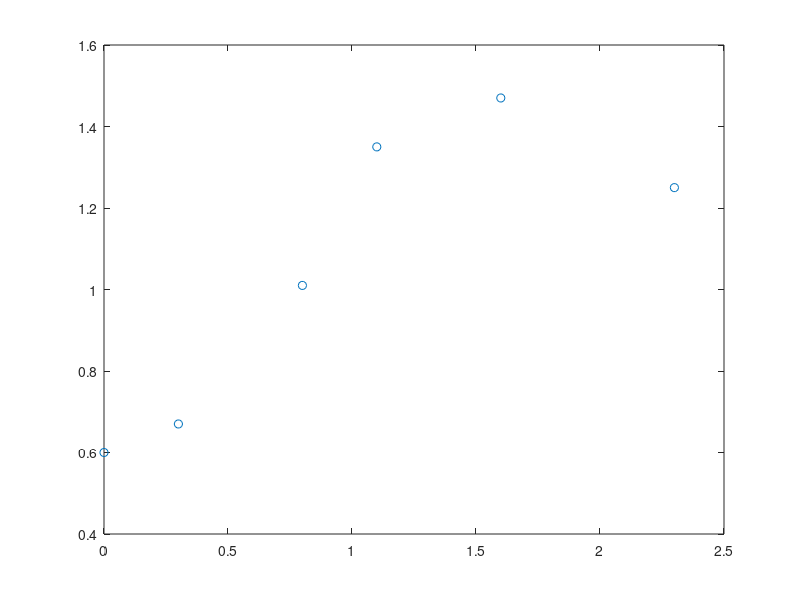
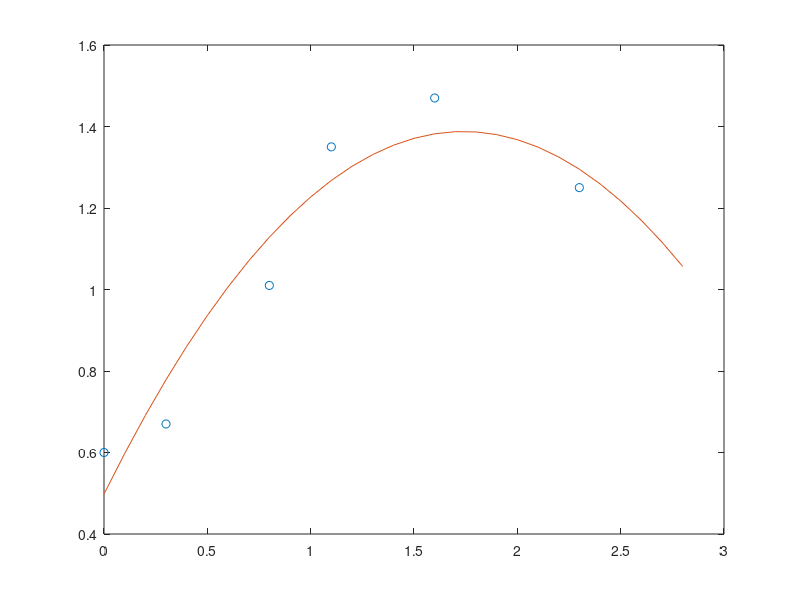
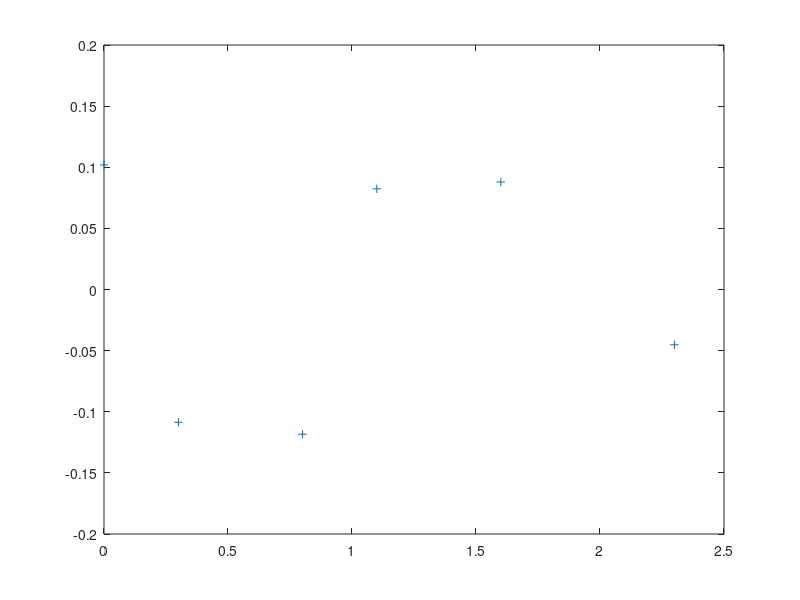
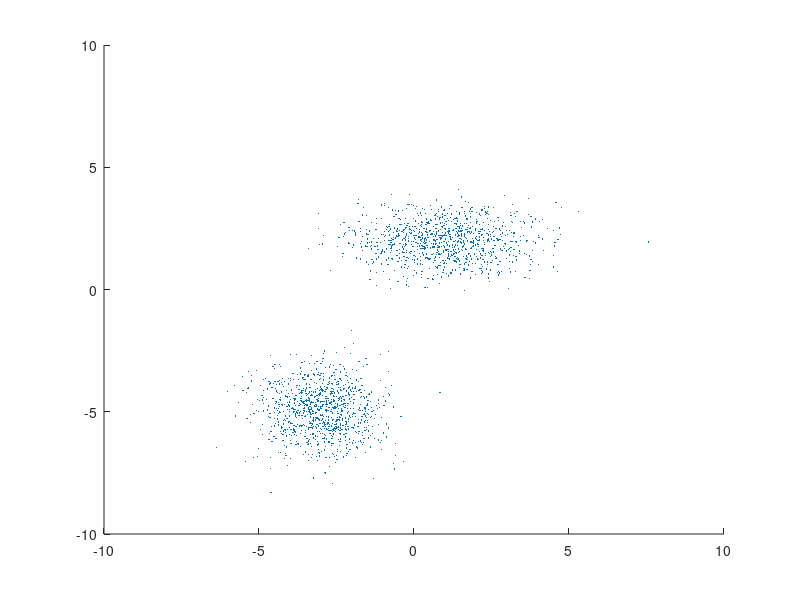

The MATLAB script that drew these images, in order: (Note: this script raises an error after producing the figures.)
function varargout = ResBarsFun(varargin)




%%
%==========================================================%
% For example, suppose you measure a quantity y at several values of time t:

t = [0 0.3 0.8 1.1 1.6 2.3];
y = [0.6 0.67 1.01 1.35 1.47 1.25];
plot(t,y,'o')


% You can try modeling this data using a second-degree polynomial function:
% The unknown coefficients a0, a1, and a2 are computed by minimizing the sum of the 
% squares of the deviations of the data from the model (least-squares fit).
% To find the polynomial coefficients, type the following at the MATLAB prompt:

p=polyfit(t,y,2)


% MATLAB calculates the polynomial coefficients in descending powers:
% p = -0.2942    1.0231    0.4981
% The second-degree polynomial model of the data is given by the following equation:
% To plot the model with the data, evaluate the polynomial at uniformly spaced times 
% t2 and overlay the original data on a plot:

t2 = 0:0.1:2.8;     % Define a uniformly spaced time vector
y2=polyval(p,t2);   % Evaluate the polynomial at t2
figure
plot(t,y,'o',t2,y2) % Plot the fit on top of the data 
                    % in a new Figure window


					
% Use the following syntax to calculate the residuals:

y2=polyval(p,t); % Evaluate model at the data time vector
res=y-y2; % Calculate the residuals by subtracting
figure, plot(t,res,'+') % Plot the residuals


% Repeat the exercise, this time using a fifth-degree polynomial from polyfit:

p5= polyfit(t,y,5)

% p5 = 0.7303   -3.5892    5.4281   -2.5175    0.5910    0.6000

y3 = polyval(p5,t2);   % Evaluate the polynomial at t2
figure
plot(t,y,'o',t2,y3) % Plot the fit on top of the data 
                    % in a new Figure window
%%
%==========================================================%

% errorbar(Y,E) plots Y and draws an error bar at each element of Y. The error bar 
% is a distance of E(i) above and below the curve so that each bar is symmetric and 2*E(i) long.

%==========================================================%
MU1 = [1 2];
SIGMA1 = [2 0; 0 .5];
MU2 = [-3 -5];
SIGMA2 = [1 0; 0 1];
X = [mvnrnd(MU1,SIGMA1,1000);
mvnrnd(MU2,SIGMA2,1000)];
scatter(X(:,1),X(:,2),10,'.')
options = statset('Display','final');
obj = gmdistribution.fit(X,2,'Options',options);
hold on
h = ezcontour(@(x,y)pdf(obj,[x y]),[-8 6],[-8 6]);
hold off
%==========================================================%

y1 = [2 3 5 7 8 5];

t = 1:(size(y,2));
p=polyfit(t,y,2)
t2 = 0:0.1:max(y);     % Define a uniformly spaced time vector
y2=polyval(p,t2);   % Evaluate the polynomial at t2
figure
plot(t,y,'o',t2,y2)
errorbar(y,E)



%%
%==========================================================%
redaterO=reDATAG2SLOTSDATA;
redater = redaterO;

for c = 1:numel(redater); for now = 1:numel(redater{1}(1,:));
redater2(:,now) = redater{1,now}(:,c);
end; redater3{c}=redater2; end;

reda3Mu = [mean(redater3{1},2)]';
reda3Sd = [std(redater3{1},0,2)]';
reda3Se = [reda3Sd./sqrt(numel(redater3{1}(1,:)))];

t_reda3Mu = 1:(size(reda3Mu,2));
p_reda3Mu = polyfit(t_reda3Mu,reda3Mu,6);
t2_reda3Mu = 1:0.1:max(t_reda3Mu);
y2_reda3Mu = polyval(p_reda3Mu,t2_reda3Mu);
%[y2p,y2d] = polyconf(p_reda3Mu,t_reda3Mu,y2_reda3Mu)

y_Mu = reda3Mu;
x_Mu = 1:(size(y_Mu,2));
xx_Mu = 1:0.1:max(x_Mu);
yy_Mu = spline(x_Mu,y_Mu,xx_Mu);


resSe1 = [];
linstps = round(numel(yy_Mu)/numel(reda3Se));
redo=1;
for red2 = 2:numel(reda3Se)
red1=red2-1;
resSe1(:,redo:(redo-1+linstps)) = linspace(reda3Se(red1),reda3Se(red2),linstps);
redo = redo+linstps;
end
resSe1(numel(resSe1)+1) = resSe1(numel(resSe1));

gMu1 = figure(1);
% geMu1 = errorbar(reda3Mu,reda3Se,'x');
% set(geMu1,'LineStyle','none','LineWidth',1,'Marker','o',...
% 'MarkerSize',5,'MarkerEdgeColor',[.2 .2 .2]);
hold on
gpMu1 = plot(x_Mu,y_Mu,'o',xx_Mu,yy_Mu);
set(gpMu1,'Color',[0 0 .5],'LineWidth',1,'Marker','.');
[hl, hp] = boundedline(xx_Mu, yy_Mu, resSe1);





%%
%==========================================================%


%%
%==========================================================%
redaterO=reDATAG2SLOTSDATA;
redater = redaterO;

for c = 1:numel(redater); for now = 1:numel(redater{1}(1,:));
redater2(:,now) = redater{1,now}(:,c);
end; redater3{c}=redater2; end;

reda3Mu = [mean(redater3{1},2)]';
reda3Sd = [std(redater3{1},0,2)]';
reda3Se = [reda3Sd./sqrt(numel(redater3{1}(1,:)))];

t_reda3Mu = 1:(size(reda3Mu,2));
p_reda3Mu = polyfit(t_reda3Mu,reda3Mu,6);
t2_reda3Mu = 1:0.1:max(t_reda3Mu);
y2_reda3Mu = polyval(p_reda3Mu,t2_reda3Mu);
%[y2p,y2d] = polyconf(p_reda3Mu,t_reda3Mu,y2_reda3Mu)

y_Mu = reda3Mu;
x_Mu = 1:(size(y_Mu,2));
e_Mu = reda3Se;
xx_Mu = 1:0.1:max(x_Mu);
yy_Mu = spline(x_Mu,y_Mu,xx_Mu);


resSe1 = [];
linstps = round(numel(yy_Mu)/numel(reda3Se));
redo=1;
for red2 = 2:numel(reda3Se)
red1=red2-1;
resSe1(:,redo:(redo-1+linstps)) = linspace(reda3Se(red1),reda3Se(red2),linstps);
redo = redo+linstps;
end
resSe1(numel(resSe1)+1) = resSe1(numel(resSe1));

gMu1 = figure(1);
geMu1 = errorbar(reda3Mu,reda3Se,'x');
set(geMu1,'LineStyle','none','LineWidth',1,'Marker','o',...
'MarkerSize',5,'MarkerEdgeColor',[.2 .2 .2]);
confplot(x_Mu,y_Mu,e_Mu)
hold on
% gpMu1 = plot(x_Mu,y_Mu,'o',xx_Mu,yy_Mu);
% set(gpMu1,'Color',[0 0 .5],'LineWidth',1,'Marker','.');
% [hl, hp] = boundedline(xx_Mu, yy_Mu, resSe1);





%%
%==========================================================%

mu = @(x) -1.9+.23*x;
x = 5:.1:15;
yhat = mu(x);
dy = -3.5:.1:3.5; sz = size(dy); k = (length(dy)+1)/2;
x1 =  7*ones(sz); y1 = mu(x1)+dy; z1 = normpdf(y1,mu(x1),1);
x2 = 10*ones(sz); y2 = mu(x2)+dy; z2 = normpdf(y2,mu(x2),1);
x3 = 13*ones(sz); y3 = mu(x3)+dy; z3 = normpdf(y3,mu(x3),1);
plot3(x,yhat,zeros(size(x)),'b-', ...
      x1,y1,z1,'r-', x1([k k]),y1([k k]),[0 z1(k)],'r:', ...
      x2,y2,z2,'r-', x2([k k]),y2([k k]),[0 z2(k)],'r:', ...
      x3,y3,z3,'r-', x3([k k]),y3([k k]),[0 z3(k)],'r:');
zlim([0 1]);
xlabel('X'); ylabel('Y'); zlabel('Probability density');
grid on; view([-45 45]);

%%
%==========================================================%

mu = @(x) exp(-1.9+.23*x);
x = 5:.1:15;
yhat = mu(x);
x1 =  7*ones(1,5);  y1 = 0:4; z1 = poisspdf(y1,mu(x1));
x2 = 10*ones(1,7); y2 = 0:6; z2 = poisspdf(y2,mu(x2));
x3 = 13*ones(1,9); y3 = 0:8; z3 = poisspdf(y3,mu(x3));
plot3(x,yhat,zeros(size(x)),'b-', ...
      [x1; x1],[y1; y1],[z1; zeros(size(y1))],'r-', x1,y1,z1,'r.', ...
      [x2; x2],[y2; y2],[z2; zeros(size(y2))],'r-', x2,y2,z2,'r.', ...
      [x3; x3],[y3; y3],[z3; zeros(size(y3))],'r-', x3,y3,z3,'r.');
zlim([0 1]);
xlabel('X'); ylabel('Y'); zlabel('Probability');
grid on; view([-45 45]);





%%
%==========================================================%








%%
%==========================================================%


end